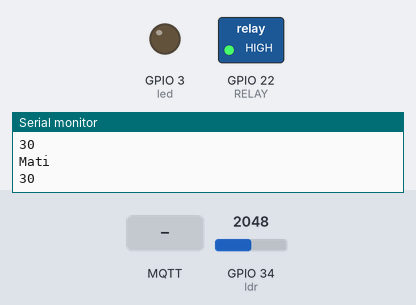
A sketch run on a simulated ESP32. Shown: switched loads named in the sketch (green lamp = pin HIGH), output pins drawn as LEDs (lit = HIGH), the last lines printed to the serial monitor. Inputs (shaded band) come from the test bench; at power-on: GPIO 34 (ldr) = 2048. WiFi joins after 1.5 s; servers stay silent unless stated; no MQTT or app messages arrive unless stated.

Above: at 3.2 s.
3.3 s: GPIO 34 (ldr) set to 332
6.2 s: GPIO 34 (ldr) set to 277
At 8.9 s:
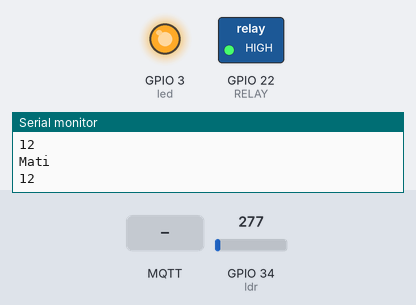
9.6 s: MQTT message "1" arrives on the first subscribed topic
At 12.3 s:
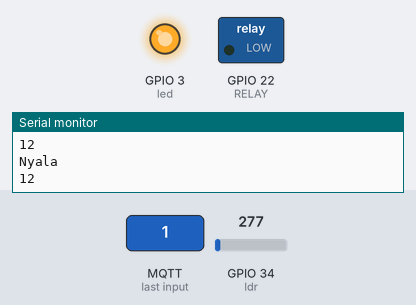
12.6 s: MQTT message "node_1/on_off" arrives on the first subscribed topic
At 14.7 s:
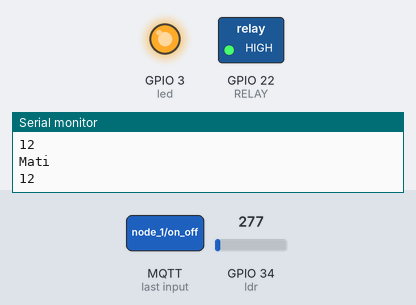
15.6 s: GPIO 34 (ldr) set to 491
At 18.1 s:
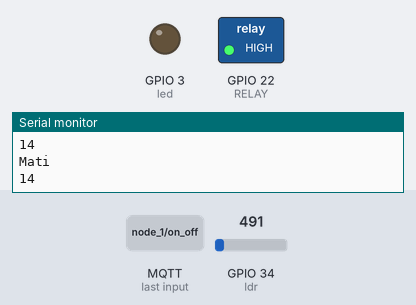
Timing chart, 0 to 19.6 s (numbered marks = the images above; inputs shaded):
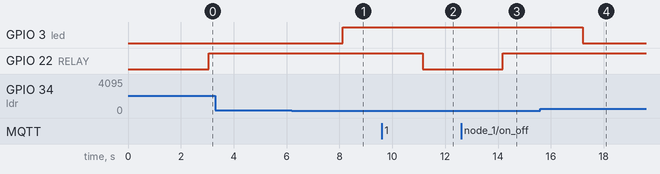

The sketch:

UAS_71180346.ino
```cpp
#include <WiFi.h>
#include <MQTT.h>

//RELAY
#define RELAY 22

const char ssid[] = "HotspotGG";
const char pass[] = "kmzwa8awaa";

WiFiClient net;
MQTTClient client;

char on_off[10];
char tampil_cahaya[10];
int timer;
int ldr = 34;
int lux;
int led = 3;

//untuk koneksi
void connect() {
  Serial.print("checking wifi...");
  while (WiFi.status() != WL_CONNECTED) {
    Serial.print(".");
    delay(1000);
  }
  Serial.print("\nconnecting...");
  while (!client.connect("node_1", "", "")) {
    Serial.print(".");
    delay(1000);
  }
  Serial.println("\nconnected!");

  //subscribe ke topic yang ada di MQTT
  client.subscribe("node_1/on_off");
  client.subscribe("node_1/cahaya");
}

//untuk nerima data dari MQTT
void messageReceived(String &topic, String &payload) {
  if(topic == "node_1/on_off") {
    strcpy(on_off, payload.c_str());
  }
  if(topic == "node_1/cahaya") {
    strcpy(tampil_cahaya, payload.c_str());
  }
}

//untuk fitur pencahayaan
void Lighting() {
  lux = (0.009768*analogRead(ldr))+10;
  Serial.println(lux);
  client.publish("node_1/cahaya", itoa(lux, tampil_cahaya, 10));
  delay(1000);
  //untuk sensor cahaya
  if(lux <= 12) {
      digitalWrite(led,HIGH);
  }
  else{
    digitalWrite(led,LOW);
  }
}


void setup() {
  Serial.begin(9600);

  WiFi.begin(ssid, pass);
  client.begin("54.156.88.229", net);  //connect ke AWS EC2
  client.onMessage(messageReceived);  //jalankan fungsi message
  connect();

  pinMode(RELAY, OUTPUT);
  pinMode(led, OUTPUT);
}

void loop() {
  client.loop();
  delay(10);
  if (!client.connected()) {
    connect();
  }

  Lighting();

  if(atoi(on_off) == 1) {
    digitalWrite(RELAY, LOW);
    Serial.println("Nyala");
  }
  else {
    digitalWrite(RELAY, HIGH);
    Serial.println("Mati");
  }

}
```

Measured:
- the behaviour switches between 308 and 307 on GPIO 34 (ldr) (found by bisection; images 0 and 1)
- after the input at 6.2 s, GPIO 3 (led): LOW → HIGH after 1.9 s
- after the input at 9.6 s, GPIO 22 (RELAY): HIGH → LOW after 1.6 s
- after the input at 12.6 s, GPIO 22 (RELAY): LOW → HIGH after 1.6 s
- after the input at 15.6 s, GPIO 3 (led): HIGH → LOW after 1.6 s
